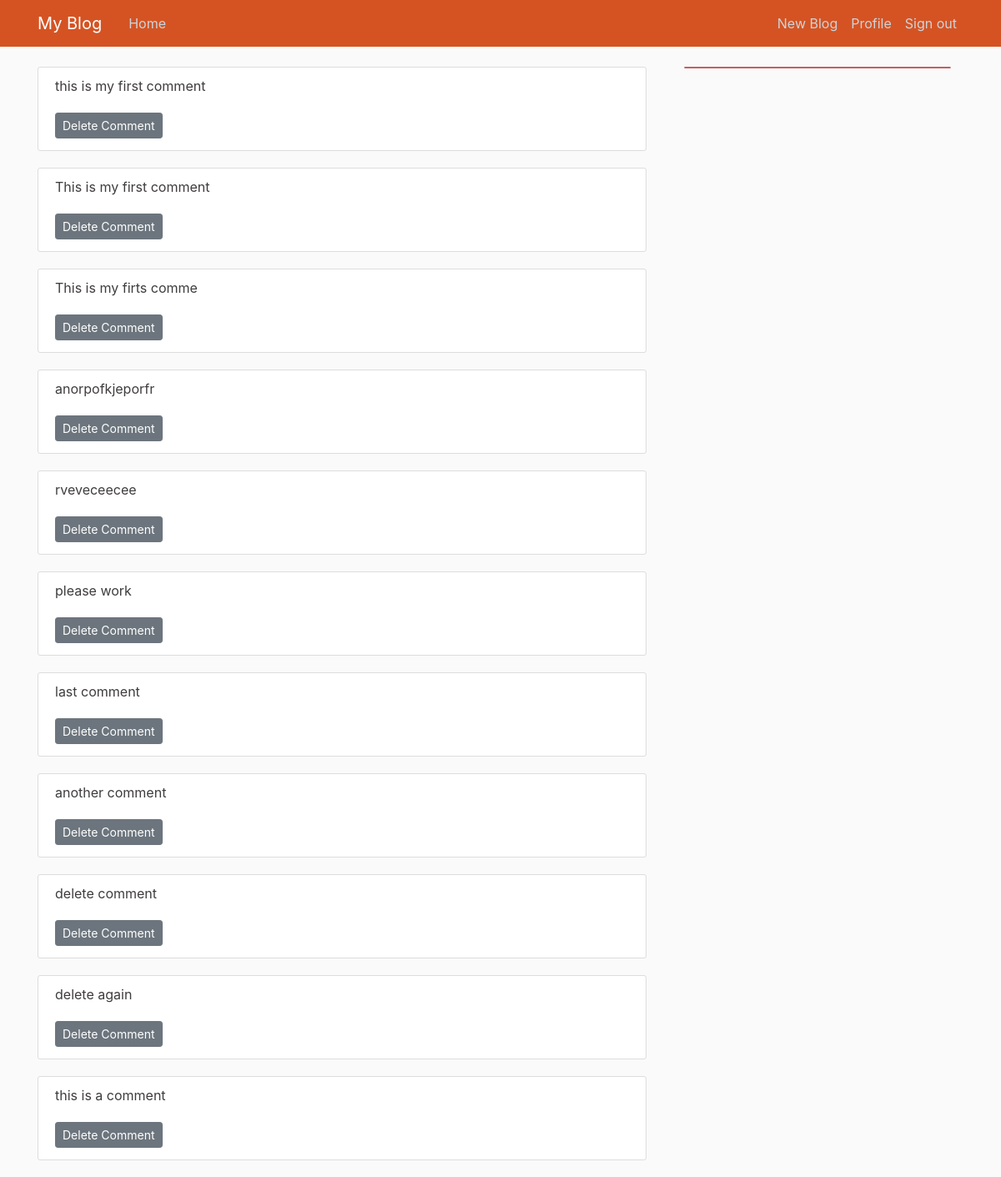
The page /comments (signed in) on the database its author committed.
### app/models.py (models this page shows, shortened)
class Comments(db.Model):
    id = db.Column(db.Integer, primary_key=True)
    pitch_id = db.Column(db.Integer, db.ForeignKey('post.id'))
    comment = db.Column(db.String(), nullable=False)
    user_id = db.Column(db.Integer, db.ForeignKey('user.id'))

### app/routes.py (the view)
@app.route("/comments")
def comments():
    comments = Comments.query.all()
    return render_template('comments.html',comments=comments)

### app/models.py (called while the page is built)
@login_manager.user_loader
def load_user(user_id):
    return User.query.get(int(user_id))

### app/templates/comments.html
{% extends "base.html" %}
{% block content %}
{% for comments in comments %}
    <article class="media content-section">
    <div class="media-body">
        <p class="article-content">{{ comments.comment }}</p>
        <a class="btn btn-secondary btn-sm mt-1 mb-1" href="{{ url_for('del_comment') }}">Delete Comment</a>
    </article>
{% endfor %}
{% endblock content %}

### app/static/main.css (style rules this page uses)
body { background: #fafafa; color: #3F3C3C; margin-top: 5rem; }
a { text-decoration: none; }
.content-section { background: #ffffff; padding: 10px 20px; border: 1px solid #dddddd; border-radius: 3px; margin-bottom: 20px; }
.article-content { white-space: pre-line; }

### rows shown on the page
Comments: comment "this is my first comment"
Comments: comment "This is my first comment"
Comments: comment "This is my firts comme"
Comments: comment "anorpofkjeporfr"
Comments: comment "rveveceecee"
Comments: comment "please work"
Comments: comment "last comment"
Comments: comment "another comment"
Comments: comment "delete comment"
Comments: comment "delete again"
Comments: comment "this is a comment"
